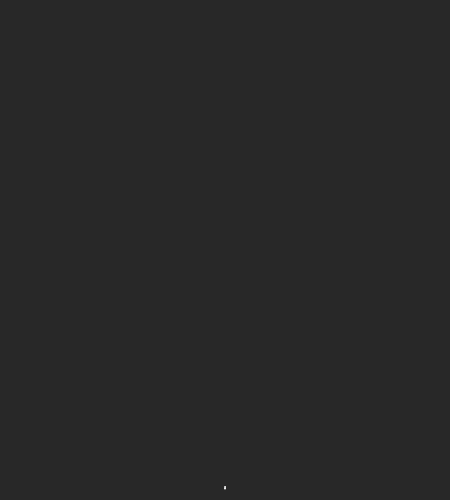
Frame 1 (no input)
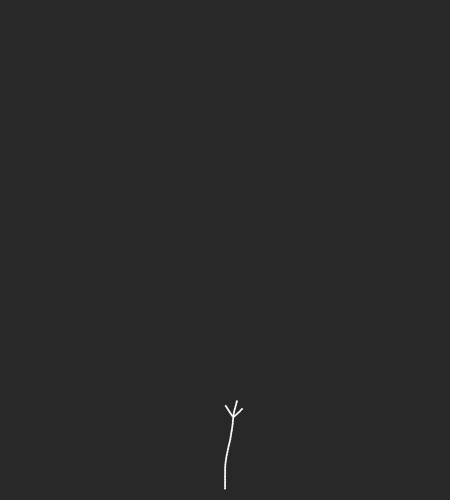
Frame 60 (no input)
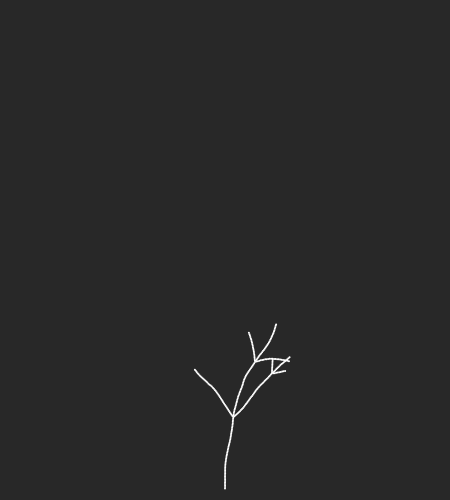
Frame 120 (the mouse pressed at the canvas centre since frame 60)

The p5.js sketch that drew these frames (run headless with seeded random() and noise() and a simulated clock; from frame 60 on, the mouse is pressed at the canvas centre):

// p5.js sketch
// ── sketch.js
// const PARAMS = [
//   "length",
//   "lengthDeviation",
//   "size",
//   "sizeStep",
//   "sizeInherit",
//   "sizeFromGeneration",
//   "red",
//   "green",
//   "blue",
//   "redStep",
//   "greenStep",
//   "blueStep",
//   "colourInherit",
//   "colourDeviation",
//   "branchNumber",
//   "branchAngles",
//   "angleDeviation",
//   "curve",
//   "twist",
//   "downUp",
// ];

let tree


function setup() {
    createCanvas(450, 500);
    // const geneTable = new GeneTable(3);
    // geneTable.createDOMTable();
    // frameRate(4)
    background(40);

    tree = new BranchNode({
        position: createVector(width/2, height*0.98),
        angle: 0 - HALF_PI,
        growthHormone: 0,
        growthChance: 1,
        growthFrequency: 50
    }, 0);

    
}

function draw() {
    background(40);
    tree.grow();
    tree.show();
}

function mousePressed() {
    tree.grow();
}

// ── BranchNode.js


class BranchNode {
    constructor(parent, tilt) {
        this.parent = parent;
        this.angle = parent ? parent.angle + tilt : tilt;
        this.growthChance = parent.growthChance
        this.growthFrequency = parent.growthFrequency
        this.growthHormone = parent.growthHormone + 1
        this.position = p5.Vector.fromAngle(this.angle).mult(1.5);
        this.tiltRange = 50
        if (this.parent) {
            this.position.add(this.parent.position);
        }
        this.children = []
        console.log('gH: ', this.growthHormone)
    }
    grow() {
        if (this.children.length === 0) {
            let branched = false
            if (random() < this.growthChance && this.growthFrequency > 15 && this.growthChance > 0.2) {
                if (sigmoid(this.growthHormone, this.growthFrequency)) {
                    branched = true
                    this.growthHormone = 0
                    let branchAngle = random(- PI / this.tiltRange, PI / this.tiltRange) + HALF_PI/random(2,3.5)
                    const child1 = this.addChild(branchAngle);
                    const child2 = this.addChild(-branchAngle);
                    child1.growthChance *= 0.6
                    child2.growthChance *= 0.6
                    child1.growthFrequency *= 0.8
                    child2.growthFrequency *= 0.8
                }
                let angle = random(- PI / this.tiltRange, PI / this.tiltRange)
                const child = this.addChild(angle);
                if (branched) {
                    child.growthChance *= 0.95
                    child.growthFrequency *= 0.85
                }
            }
        } else {
            for(let i = 0; i < this.children.length; i++) {
                this.children[i].grow();
            }
        }
    }
    addChild(angle) {
        const child = new BranchNode(this, angle);
        this.children.push(child);
        return child
    }
    show() {
        stroke(255)
        strokeWeight(2)
        point(this.position.x, this.position.y);
        for(let i = 0; i < this.children.length; i++) {
            this.children[i].show();
        }
    }
}

function sigmoid(value, midPoint) {
    // Parameters
    const steepness = 0.6;  // Adjusts the steepness of the curve
    
    // Logistic Sigmoid Function to calculate probability
    const probability = 1 / (1 + exp(-steepness * (value - midPoint)));
  
    // Use P5.js random() function to generate a number between 0 and 1
    // If the random number is less than or equal to the calculated probability, return true
    return random() <= probability;
  }
// ── GeneTable.js
class GeneTable {
    constructor(generations) {
        this.params = [
            "length",
            "lengthDeviation",
            "size",
            "sizeStep",
            "sizeInherit",
            "sizeFromGeneration",
            "red",
            "green",
            "blue",
            "redStep",
            "greenStep",
            "blueStep",
            "colourInherit",
            "colourDeviation",
            "branchNumber",
            "branchAngles",
            "angleDeviation",
            "curve",
            "twist",
            "downUp",
          ];
        this.table = new Array(this.params.length).fill(null).map(() => new Array(generations).fill(null));
    }

    getGene(param, generation) {
        return this.table[this.params.indexOf(param)][generation];
    }

    setGene(param, generation, value) {
        this.table[this.params.indexOf(param)][generation] = value;
    }

    createDOMTable() {
        const tableDiv = createDiv();
        const table = createElement('table');
        const thead = createElement('thead');
        const tbody = createElement('tbody');

        // Create Header
        const headerRow = createElement('tr');
        headerRow.child(createElement('th', 'Param \\ Gen'));
        for (let i = 0; i < this.table[0].length; i++) {
            headerRow.child(createElement('th', `Gen ${i}`));
        }
        thead.child(headerRow);

        // Create Body
        for (let i = 0; i < this.params.length; i++) {
            const row = createElement('tr');
            row.child(createElement('td', this.params[i]));
            for (let j = 0; j < this.table[i].length; j++) {
                const cell = createElement('td');
                const input = createInput(this.table[i][j] === null ? "" : this.table[i][j].toString());
                input.parent(cell);
                cell.parent(row);
            }
            row.parent(tbody);
        }

        // Assemble Table
        thead.parent(table);
        tbody.parent(table);
        table.parent(tableDiv);

        // Create commit button
        const commitButton = createButton('Commit Changes');
        commitButton.mousePressed(() => {
            this.commitChanges(tbody);
        });
        commitButton.parent(tableDiv);

    }

    commitChanges(tbody) {
        // Get all rows
        const rows = tbody.elt.querySelectorAll('tr');

        // Update each cell
        for (let i = 0; i < rows.length; i++) {
            const cells = rows[i].querySelectorAll('td');
            for (let j = 1; j < cells.length; j++) {  // Skip the parameter name cell
                const inputValue = cells[j].querySelector('input').value;
                this.setGene(this.params[i], j - 1, inputValue);
            }
        }
    }
}
// ── Tree.js
// Tree Class
class TreeCell {
    constructor(parent) {
        this.parent = parent
        this.dna = parent.dna
        this.cellOfBranch = parent.cellOfBranch + 1
        // this.branchingCell = branchCellsRemaining === 0
        // this.startingCell = branchCellsRemaining === -1
        // this.level = this.branchingCell ? parent.level + 1 : parent.level
        this.children = [];
        if (this.startingCell) {

        }
    }
}

class Tree {
    constructor(x, y, geneTable) { 
        this.geneTable = geneTable; 
        this.startingCell = new TreeCell({ 
            dna: geneTable, 
            level: -1, 
            cellOfLevel: -1, 
            x: x, 
            y: y, 
            angle: 0 
        }) 
        this.generation = generation; 
    }
    grow() {
        // Use Agent class to draw the tree based on the GeneTable.
    }

    show() {
        // Handle drawing the tree.
    }
}
